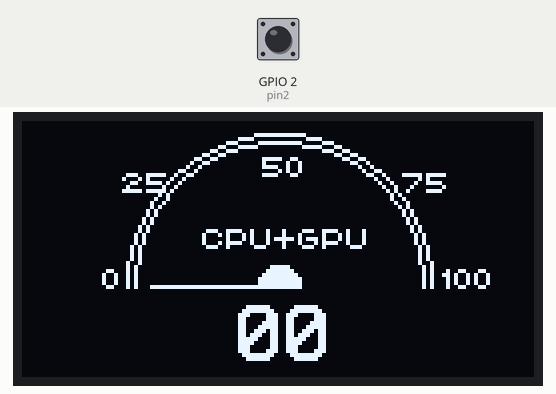
Recording of a sketch running on a simulated ESP32. On the bench: 128×64 one-colour display. The test bench sets the inputs (shaded band); at power-on: GPIO 2 (pin2) HIGH.

Above: at 0.1 s.

The sketch:

gauge_with_monitor.ino
```cpp
#include <Wire.h>
#include <string.h>
//#include <SPI.h> use this library when using esp32
#include <String.h>
#include <U8glib.h>
#include <Adafruit_GFX.h>
#include <Adafruit_SSD1306.h>
//#include "SSD1306Wire.h" use this library when using esp32

#define SCREEN_WIDTH 128 // OLED display width, in pixels
#define SCREEN_HEIGHT 32 // OLED display height, in pixels

#define SCREEN_ADDRESS 0x3C ///< See datasheet for Address; 0x3D for 128x64, 0x3C for 128x32


#define OLED_RESET -1  // -1 is when the reset pin is shared with arduino internal reset
Adafruit_SSD1306 display(SCREEN_WIDTH, SCREEN_HEIGHT, &Wire, OLED_RESET);

int xcenter=SCREEN_WIDTH/2;                             // center of x-axis

int ycenter= 62/2+10;                          // center of y-axis

int arc=64/2;

int angle=0;

char* label[] = {"CPU+GPU","COOLANT","INTAKE", "VOLT"};    // some custom gauge labels

int labelXpos[] = {45, 45, 49, 45};                     // predefined x-position of a gauge label

int w, m,a=10;

int brabo = 0;
int select = 0;
int pin2 = 2;

u8g_uint_t xx=0;

U8GLIB_SSD1306_128X64 u8g(U8G_I2C_OPT_NONE|U8G_I2C_OPT_DEV_0);
float dois = 0;
float recieved;

void ISR1(){
  if(select == 2){
    select = 0;
    }
    else{
      select++;
    }
}

void setup() {
  pinMode(pin2, INPUT);//button pin
  attachInterrupt(digitalPinToInterrupt(pin2), ISR1, FALLING);// selection value will change to float point or int
  //Wire.begin(21, 22);// use this to set pin data/clock on esp32 check your board datasheet
  Serial.begin(9600);// use 9600 on arduino uno on esp use 11500

  u8g.setFont(u8g_font_chikita);
  u8g.setColorIndex(1);                         // Instructs the display to draw with a pixel on.

  // assign default color value
  if ( u8g.getMode() == U8G_MODE_R3G3B2 ) {
    u8g.setColorIndex(255);                     // white
  }
  else if ( u8g.getMode() == U8G_MODE_GRAY2BIT ) {
    u8g.setColorIndex(3);                       // max intensity
  }
  else if ( u8g.getMode() == U8G_MODE_BW ) {
    u8g.setColorIndex(1);                       // pixel on
  }
  else if ( u8g.getMode() == U8G_MODE_HICOLOR ) {
    u8g.setHiColorByRGB(255,255,255);
  }
}
// ------------------------------------------------- void gauge() ------------------------------------------

void gauge(uint8_t angle) {
  // draw border of the gauge
  u8g.drawCircle(xcenter,ycenter,arc+6, U8G_DRAW_UPPER_RIGHT);
  u8g.drawCircle(xcenter,ycenter,arc+4, U8G_DRAW_UPPER_RIGHT);
  u8g.drawCircle(xcenter,ycenter,arc+6, U8G_DRAW_UPPER_LEFT);
  u8g.drawCircle(xcenter,ycenter,arc+4, U8G_DRAW_UPPER_LEFT);
  // draw the needle
  float x1=sin(2*angle*2*3.14/360);              // needle position
  float y1=cos(2*angle*2*3.14/360);
  u8g.drawLine(xcenter, ycenter, xcenter+arc*x1, ycenter-arc*y1);
  u8g.drawDisc(xcenter, ycenter, 5, U8G_DRAW_UPPER_LEFT);
  u8g.drawDisc(xcenter, ycenter, 5, U8G_DRAW_UPPER_RIGHT);
  u8g.setFont(u8g_font_chikita);
  // show scale labels
  u8g.drawStr( 20, 42, "0");
  u8g.drawStr( 25, 18, "25");
  u8g.drawStr( 60, 14, "50");
  u8g.drawStr( 95, 18, "75");
  u8g.drawStr( 105, 42, "100");
  // show gauge label
  u8g.setPrintPos(labelXpos[0],32);
  u8g.print(label[0]);
  // show digital value and align its position
  u8g.setFont(u8g_font_profont22);
  u8g.setPrintPos(54,60);
  if (w<10){                                    // leading 0 when value less than 10
    u8g.print("0");
  }
  if (w>99) {                                   // position at 100%
    u8g.setPrintPos(47,60);
  }
  u8g.print(w);
}

void loop() {
    while (Serial.available() != 0){
       if(select == 1){
         recieved = Serial.read();
         brabo += recieved;
         recieved = Serial.read();  // this part is to show heatness witout float point
         brabo += recieved;
         brabo = brabo*10;
         w = map(brabo,0,1023,0,100);  // map it between 0 and 100
         m = map(brabo,0,1023,0,90);   // map needle movement
         brabo = 0;
       }
       else if(select == 2){
         recieved = Serial.read();
         dois += recieved;
         recieved = Serial.read();
         dois += recieved; // this show with float point
         dois = dois*100;
         w = map(dois,0,1023,0,100);  // map it between 0 and 100
         m = map(dois,0,1023,0,90);   // map needle movement
         dois = 0;
       }

    }
  // show needle and dial
  xx = m;                                      // 135 = zero position, 180 = just before middle, 0 = middle, 45 = max
  if (xx<45){                                   // positie correctie
    xx=xx+135;
  }
  else {
    xx=xx-45;
  }
  {
    u8g.firstPage();
    do {
      gauge(xx);
    }
    while( u8g.nextPage() );
  }
}
```
